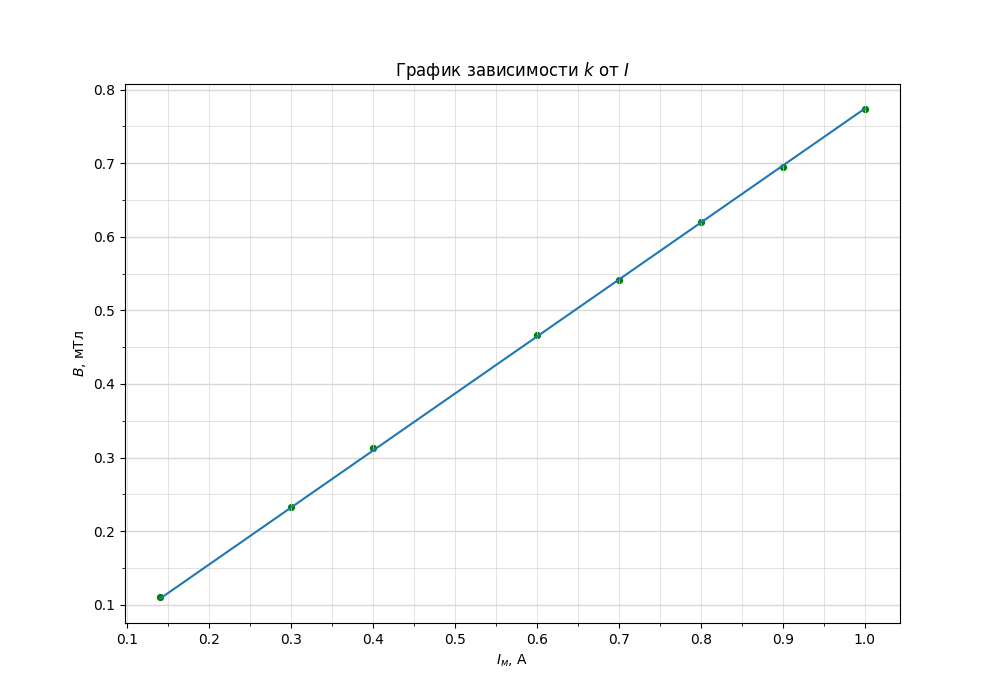

This figure's Python source:
import numpy as np
import matplotlib.pyplot as plt
from matplotlib.ticker import MultipleLocator
from scipy.optimize import curve_fit

def func(x, a):
    return a * x

plt.figure(figsize=(10,7))  #Размер изображения
plt.title('График зависимости $k$ от $I$') # Заголовок

x = [0.14, 0.3, 0.4, 0.6, 0.7, 0.8, 0.9, 1] # Координата x
y = [0.1101566546429247,
     0.23229564420290308,
     0.31243012119115254,
     0.4666009289794848,
     0.5408918985969766,
     0.6196829052807389,
     0.6945082436139687,
     0.7744307144302368] # Координата y


plt.scatter(x, y, s=18, c='green')  # Экспериментальные точки на графике

plt.ylabel('$B$, мТл') # Подпись абсцисс
plt.xlabel('$I_м$, А') # Подпись ординат

'''
yerr = [0.018*_y for _y in y]  # Погрешность по y
xerr = [0.05 for _x in x] # Погрешность по x
plt.errorbar(x, y, xerr=xerr, yerr=yerr, fmt=" ", color='k')
'''

popt, pcov = curve_fit(func, x, y)
plt.plot(x, func(x, popt))
print(popt)
'''
p = np.polyfit(x, y, deg=1) # Построение кривой по мнк
p_f = np.poly1d(p)
plt.plot(x, p_f(x))
print(p_f)
'''

DP = 2
ax = plt.gca()

## Характеристики сетки

ax.yaxis.set_minor_locator(MultipleLocator(0.05))
ax.yaxis.set_major_locator(MultipleLocator(0.1))
ax.xaxis.set_minor_locator(MultipleLocator(0.05))
ax.xaxis.set_major_locator(MultipleLocator(0.1))
ax.yaxis.grid(True,'major',linewidth=2/DP,linestyle='-',color='#d7d7d7')
ax.xaxis.grid(True,'minor',linewidth=1/DP,linestyle='-',color='#d7d7d7')
ax.yaxis.grid(True,'minor',linewidth=1/DP,linestyle='-',color='#d7d7d7')
ax.xaxis.grid(True,'major',linewidth=1/DP,linestyle='-',color='#d7d7d7',zorder=0)

plt.savefig('plot_k')